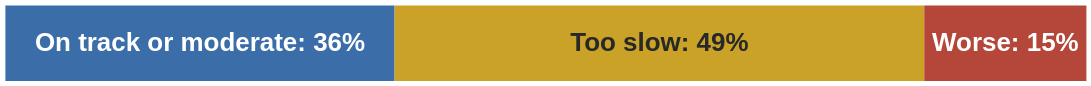

Here is the Vega-Lite specification saved for this chart:
### Vega-Lite specification from a JSON file in a GitHub repository (floating-point values rounded to 4 significant figures)
{"$schema": "https://vega.github.io/schema/vega-lite/v5.json", "width": 1000, "height": 70, "data": {"values": [{"k": "On track or moderate", "v": 36, "c": "#3b6ea8", "tc": "#ffffff", "o": 0, "t": "On track or moderate: 36%"}, {"k": "Too slow", "v": 49, "c": "#c9a227", "tc": "#282828", "o": 1, "t": "Too slow: 49%"}, {"k": "Going backwards", "v": 15, "c": "#b5473a", "tc": "#ffffff", "o": 2, "t": "Worse: 15%"}]}, "layer": [{"mark": {"type": "bar", "height": 70}, "encoding": {"x": {"field": "v", "type": "quantitative", "stack": "zero", "axis": null}, "order": {"field": "o"}, "color": {"field": "c", "type": "nominal", "scale": null}}}, {"mark": {"type": "text", "fontSize": 24, "fontWeight": "bold"}, "encoding": {"x": {"field": "v", "type": "quantitative", "stack": "zero", "bandPosition": 0.5}, "order": {"field": "o"}, "text": {"field": "t"}, "color": {"field": "tc", "type": "nominal", "scale": null}}}], "config": {"font": "Tahoma, Verdana, sans-serif", "axis": {"labelFontSize": 22, "titleFontSize": 20}, "view": {"stroke": null}, "legend": {"disable": true}}}
